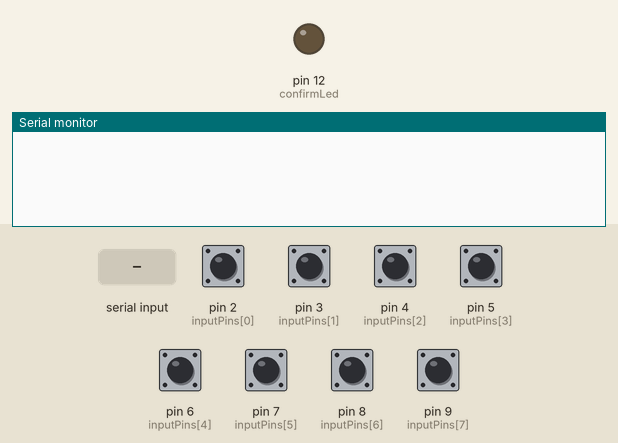
Recording of a sketch running on a simulated Arduino Uno, built with avr-gcc and run on an emulated ATmega328P. On the bench: output pins drawn as LEDs (lit = HIGH), the last lines printed to the serial monitor. Inputs (shaded band) come from the test bench; at power-on: pin 2 (inputPins[0]), pin 3 (inputPins[1]), pin 4 (inputPins[2]), pin 5 (inputPins[3]), pin 6 (inputPins[4]), pin 7 (inputPins[5]), pin 8 (inputPins[6]), pin 9 (inputPins[7]) HIGH.

Above: at 1.2 s.
1.3 s: pin 2 (inputPins[0]) pulled LOW for 0.15 s
At 1.9 s:
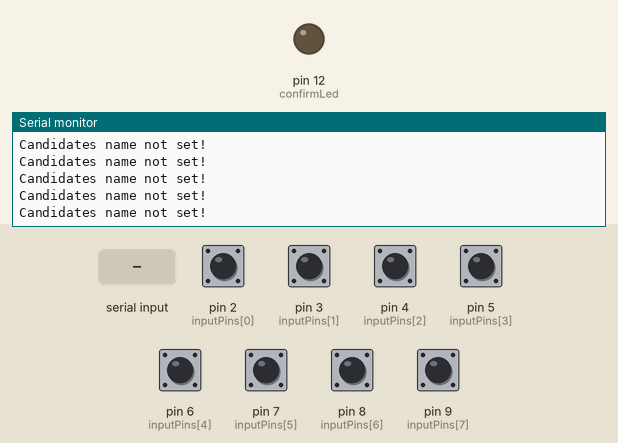
2.9 s: "S\n" received over Serial
At 4.2 s:
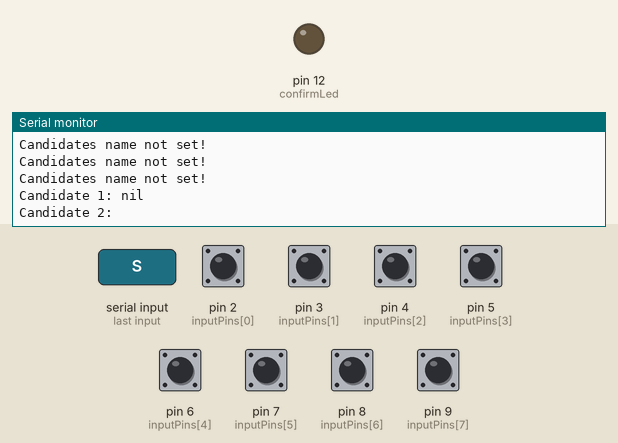

Measured:
- after the input at 1.3 s, the serial monitor: prints a new line at once (image 1)
- after the input at 2.9 s, the serial monitor: prints a new line at once (image 2)

The sketch:

VM_Start.ino
```cpp
#include <EEPROM.h>

int inputPins[8] = { 2, 3, 4, 5, 6, 7, 8, 9 };
int votes[8];

int confirmLed = 12, confirmBtn = 11;  //10

String names[8];

int eepromAdd = 0;

void setup() {
  Serial.begin(9600);

  //setting pins 2-9 as input for the buttons
  for (int i = 0; i < 8; i++) {
    pinMode(inputPins[i], INPUT_PULLUP);
  }

  //setting pin 11 as confirm and 12 as led
  pinMode(confirmBtn, INPUT_PULLUP);
  pinMode(confirmLed, OUTPUT);
}

int currInput[8];

void loop() {

  if (Serial.available() > 0) {
    char c = Serial.read();
    if (c == 'S') {
      setCandidateNames();
    }
  }

  // gettin input from each button
  for (int i = 0; i < 8; i++) {
    currInput[i] = digitalRead(inputPins[i]);
  }

  for (int i : currInput) {

    if (i == LOW) {

      //check for if candidates name has been set
      boolean flag = false;
      for (String s : names) {
        if (s == NULL) flag = true;
      }
      if (flag == true) {
        Serial.println("Candidates name not set!");
        continue;
      }


      digitalWrite(confirmLed, HIGH);

      // waiting confirmation
      while (digitalRead(confirmBtn) == HIGH) {
        Serial.println("waiting for confirmation");
      }

      votes[i] += 1;
      storeToEEPROM();

      if (digitalRead(confirmBtn) == LOW) {
        digitalWrite(confirmLed, LOW);
      }

      //debug
      // Serial.print(i);
      // Serial.print(":");
      // Serial.println(votes[i]);

      delay(300);
      break;
    }
  }
}

void storeToEEPROM() {

  for (int i = 0; i < 8; i++) {
    EEPROM.put(eepromAdd, votes[i]);
    eepromAdd += sizeof(int);
  }

  eepromAdd = 0;
}


void clearEEPROM() {

  for (int i = 0; i < 8; i++) {
    EEPROM.put(eepromAdd, 0);
    eepromAdd += sizeof(int);
  }

  eepromAdd = 0;
}

void setCandidateNames() {

  //getting name of each candidate, nil for no candidate
  for (int i = 0; i < 8; i++) {
    Serial.print("Candidate ");
    Serial.print(i + 1);
    Serial.print(": ");

    while (Serial.available() == 0) {
    }

    String s = Serial.readStringUntil('\n');
    if (s.equals("")) {
      names[i] = "nil";
    } else {
      names[i] = Serial.readStringUntil('\n');
    }
    Serial.println(names[i]);
  }

  Serial.println("Inputs set");
}
```
